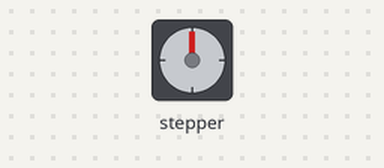
The sketch below on a simulated Arduino Uno, built with avr-gcc and run on an emulated ATmega328P. Parts: stepper motor. Wiring (inferred from the names in the program): stepper motor driver (200 steps per turn assumed): step pin 3; direction pin 2.

Above: at 0.05 s.
At 2.1 s:
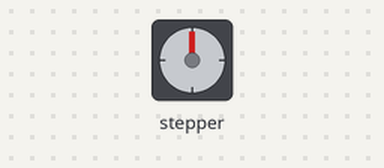
At 4.2 s:
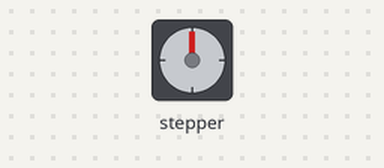
At 8.35 s:
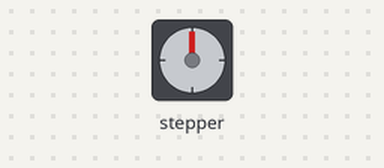
Timing chart, 0 to 10.9 s (numbered marks = the images above):
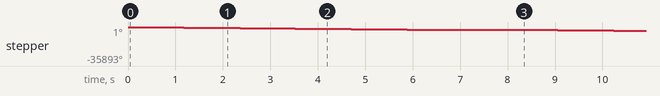

The sketch:

trackingStepper.ino
```cpp
int dirpin = 2;
int steppin = 3;
int speed = 4000;

void setup()
{
pinMode(dirpin, OUTPUT);
pinMode(steppin, OUTPUT);
}
void loop()
{

  int i;

  //digitalWrite(dirpin, LOW);     // Set the direction.
  //delay(100);


  for (i = 0; i<1600; i++)       // Iterate for 4000 microsteps.
  {
    digitalWrite(steppin, LOW);  // This LOW to HIGH change is what creates the
    digitalWrite(steppin, HIGH); // "Rising Edge" so the easydriver knows to when to step.
    delayMicroseconds(speed);    // This delay time is close to top speed for this
  }                              // particular motor. Any faster the motor stalls.
  delay(2000);
}
```

Measured:
- by itself, stepper: turns 2880° counter-clockwise in 6.4 s, repeating every 8.4 s
